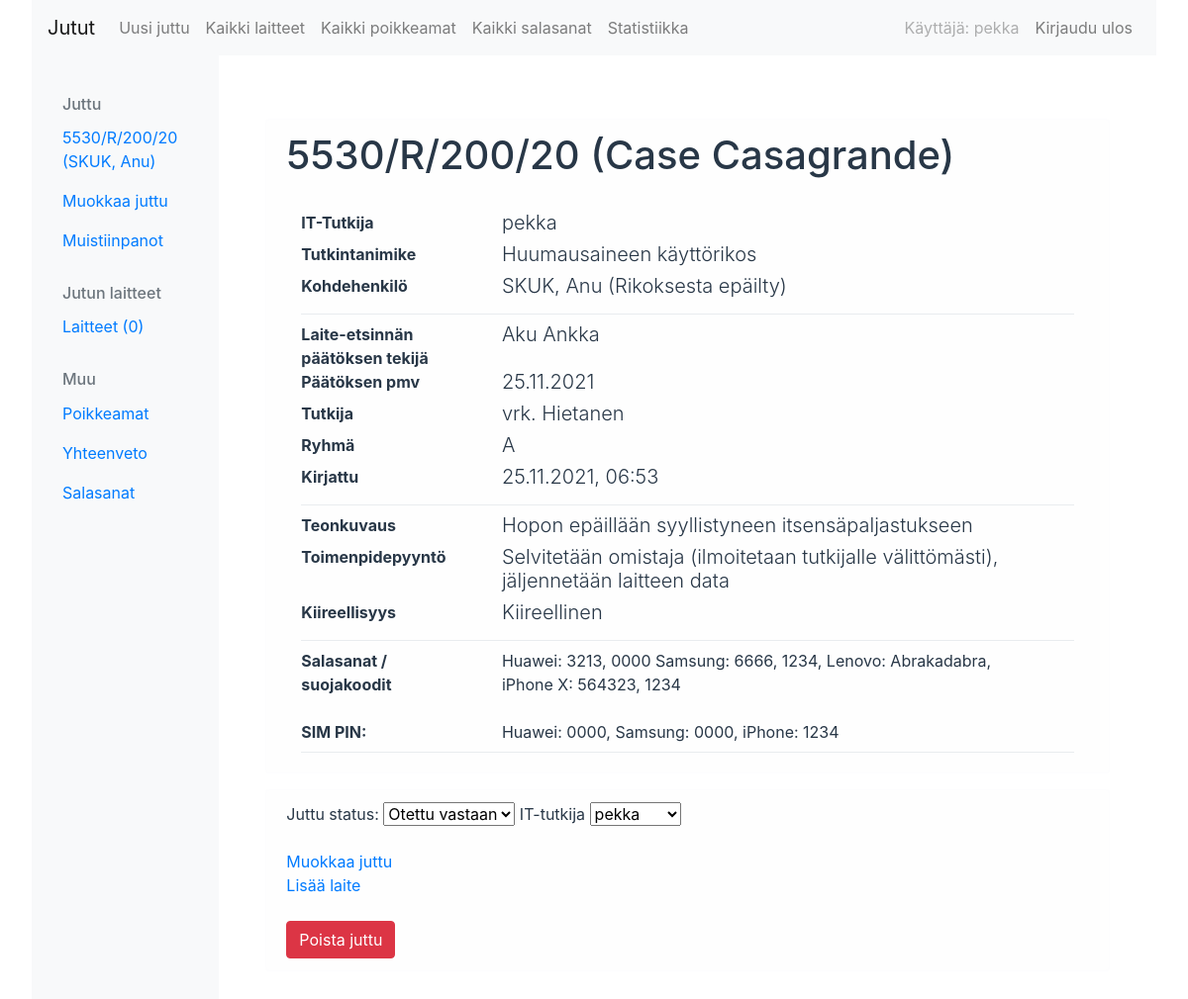
The page /juttu/1/ (signed in) on the database its author committed.
### juttu/models.py (models this page shows, shortened)
class Juttu(models.Model):
    KIIREELLISYYS_LUOKAT = (
        ('Kiireellinen','Kiireellinen'),
        ('Normaali', 'Normaali'),
    )
    ASIANOSAISUUS = (
        ('Asianomistaja', 'AO'),
        ('Rikoksesta epäilty', 'RE'),
        ('Todistaja', 'Todistaja'),
        ('Muu', 'Muu'),
    )
    juttunumero = models.CharField(max_length=512, blank=False, default="")
    case_nimi = models.CharField(max_length=512, blank=True, null=True)
    nimike = models.CharField(max_length=512, blank=False, null=False, default="") #List of all available crimes?
    tutkija = models.CharField(max_length=512, blank=False, default="")
    ryhma = models.ForeignKey("TutkintaRyhma", related_name="jutun_ryhma", on_delete=models.CASCADE, limit_choices_to={'on_aktiivinen':True})
    kiireellisyys = models.CharField(max_length=512, choices=KIIREELLISYYS_LUOKAT, default='Normaali')
    etunimi = models.CharField(max_length=512, blank=True)
    sukunimi = models.CharField(max_length=512, blank=True)
    user = models.ForeignKey(User, related_name="user_juttus", blank=True, null=True, on_delete=models.CASCADE) # = it-tutkija
    teon_kuvaus = models.CharField(max_length=512, blank=True)
    toimenpidepyynto = models.CharField(max_length=512, blank=True)
    salasana = models.CharField(max_length=512, blank=True) #Tästä oma taulu
    pin_koodi = models.CharField(max_length=512, blank=True)
    kirjauspvm = models.DateTimeField(blank=True, null=True, default=timezone.now)
    juttu_status = models.ForeignKey("JuttuStatus", related_name="jutun_status", on_delete=models.CASCADE, default=1, limit_choices_to={'on_aktiivinen':True})
    asianosaisuus = models.CharField(max_length=512, choices=ASIANOSAISUUS, default='Rikoksesta epäilty')
    paattaja = models.CharField(max_length=512, blank=False, null=True) #Laite-etsinnän päättäjä
    paatos_pvm = models.DateField(widgets.SelectDateWidget, default=timezone.now) #Päätöksen pvm
    def __str__(self):
        return f'{self.juttunumero} ({self.sukunimi.upper()}, {self.etunimi})'
    def get_kohdehenkilo(self):
        return f'{self.sukunimi.upper()}, {self.etunimi}'

class TutkintaRyhma(models.Model):
    tutkintaryhma = models.CharField(max_length=512, blank=True)
    on_aktiivinen = models.BooleanField(default=True)
    def __str__(self):
        return self.tutkintaryhma

### juttu/views.py (the view, shortened to what this page needs)
# urls.py: path('juttu/<int:pk>/', views.SingleJuttu.as_view(), name="single_juttu"), #SingleJuttu
class SingleJuttu(LoginRequiredMixin, generic.DetailView, ModelFormMixin):
    fields = ['juttu_status', 'user'] #what fields from the form we want to incorperate inside the view
    """ https://stackoverflow.com/questions/35028557/how-to-add-listview-to-generic-detailview-django/35031544 """
    """ https://stackoverflow.com/questions/21758731/how-can-i-get-pk-or-id-in-get-context-data-from-cvb """
    def get_context_data(self, **kwargs):
        context = super(SingleJuttu, self).get_context_data(**kwargs)
        context['laites'] = Laite.objects.filter(juttu_id=self.object.pk)
        context['mustiinpanot_list'] = Muistiinpanot.objects.filter(juttu_id=self.object.pk)
        context['poikkeamat_list'] = Poikkeamat.objects.filter(juttu_id=self.object.pk)
        return context
    def get_queryset(self):
        juttu_data = Juttu.objects.all()
        return juttu_data

### custom_context_processor.py (called while the page is built)
def year_renderer(request):
    return {
       'this_year': datetime.datetime.today().year,
    }

### juttu/models.py (called while the page is built)
    def __str__(self):
        return self.status

### laite/laite_context_processor.py (called while the page is built)
def laite_renderer(request):
    return { 'all_laites': Laite.objects.all()}

def laite_juttu_pk(request):
    return { 'laite_juttu_pk' : request.GET }

### juttu/templates/juttu/juttu_detail.html (shortened to what this page needs)
{% extends 'juttu/juttu_base.html' %}
{% load static %}
{% load bootstrap3 %}
{% block juttu_content %}
<div class="alert alert-light" role="alert">
      <h1>{{juttu.juttunumero}} {% if juttu.case_nimi %}({{juttu.case_nimi}}){% endif %}</h1>
    <div class="container-fluid">
        <br>
        <div class="row">
          <div class="col-sm-3"><strong>IT-Tutkija</strong></div>
          <div class="col-sm-8">      {% if juttu.user is None %}
            <h4 class='lead' style="color: red;">Jutulla ei IT-tutkijaa</h4>
            {% else %}
            <h4 class='lead'>{{juttu.user}}</h4>
            {% endif %}</div>
        </div>
        <div class="row">
          <div class="col-sm-3"><strong>Tutkintanimike</strong></div>
          <div class="col-sm-8"><h4 class='lead'>{{juttu.nimike}}</h4></div>
        </div>
        <div class="row">
          <div class="col-sm-3"><strong>Kohdehenkilö</strong></div>
          <div class="col-sm-8"><h4 class='lead'>{{juttu.get_kohdehenkilo}} ({{juttu.asianosaisuus}})</h4></div>
        </div>
        <div class="dropdown-divider"></div>
        <div class="row">
          <div class="col-sm-3"><strong>Laite-etsinnän päätöksen tekijä</strong></div>
          <div class="col-sm-8"><h4 class='lead'>{{juttu.paattaja}}</h4></div>
        </div>
        <div class="row">
          <div class="col-sm-3"><strong>Päätöksen pmv</strong></div>
          <div class="col-sm-8"><h4 class='lead'>{{juttu.paatos_pvm|date:" d.m.Y"}}</h4></div>
        </div>
        <div class="row">
          <div class="col-sm-3"><strong>Tutkija</strong></div>
          <div class="col-sm-8"><h4 class='lead'>{{juttu.tutkija}}</h4></div>
        </div>
        <div class="row">
          <div class="col-sm-3"><strong>Ryhmä</strong></div>
          <div class="col-sm-8"><h4 class='lead'>{{juttu.ryhma}}</h4></div>
        </div>
        <div class="row">
          <div class="col-sm-3"><strong>Kirjattu</strong></div>
          <div class="col-sm-8"><h4 class='lead'>{{juttu.kirjauspvm|date:" d.m.Y, H:i "}}</h4></div>
        </div>
        <div class="dropdown-divider"></div>
        <div class="row">
          <div class="col-sm-3"><strong>Teonkuvaus</strong></div>
          <div class="col-8"><h4 class='lead'>{{ juttu.teon_kuvaus }}</h4></div>
        </div>
        <div class="row">
          <div class="col-sm-3"><strong>Toimenpidepyyntö</strong></div>
          <div class="col-sm-8"><h4 class='lead'>{{juttu.toimenpidepyynto}}</h4></div>
        </div>
        <div class="row">
          <div class="col-sm-3"><strong>Kiireellisyys</strong></div>
          <div class="col-sm-8"><h4 class='lead'>{{ juttu.kiireellisyys }}</h4></div>
        </div>
        <div class="dropdown-divider"></div>
        <div class="row">
          <div class="col-sm-3"><strong>Salasanat / suojakoodit</strong></div>
          <div class="col-sm-8">{{juttu.salasana}}</div>
        </div>
        <br>
        <div class="row">
          <div class="col-sm-3"><strong>SIM PIN:</strong></div>
          <div class="col-sm-8">{{juttu.pin_koodi}}</div>
        </div>
        <div class="dropdown-divider"></div>
      </div>
    </div>
    <div class="alert alert-light" role="alert">
      <form method="POST" action="">
        <div class='form-group'>
          {{form.juttu_status.label_tag }} {{ form.juttu_status }}
          <label for="id_user">IT-tutkija</label> {{ form.user }}
        </div>
      </form>
      <a href="{% url 'juttu:muokkaa_juttu' pk=juttu.pk %}">Muokkaa juttu</a>
      <br>
      <a href="{% url 'laite:uusi_laite_pk' pk=juttu.id %}">Lisää laite</a>
      <br>
      <br>
      <a href="{% url 'juttu:delete' pk=juttu.pk %}" title="poista" class="btn btn-danger">
        <span class="">Poista juttu</span>
      </a>
    </div>
  </div>
{% endblock juttu_content %}

### juttu/templates/juttu/juttu_base.html (shortened to what this page needs)
{% extends 'base.html' %}
{% block content %}
<div class="container-fluid">
  <div class="row">
    <nav class="col-md-2 d-none d-md-block bg-light sidebar">
      <div class="sidebar-sticky pt-3">
        {% if juttu %}
            <h6 class="sidebar-heading d-flex justify-content-between align-items-center px-3 mt-4 mb-1 text-muted">
                <span>Juttu</span>
            </h6>
            <ul class="nav flex-column">
              <li class="nav-item">
                <a class="nav-link active" href="{% url 'juttu:single_juttu' pk=juttu.pk %}">
                  {{ juttu }} <span class="sr-only">(current)</span>
                </a>
              </li>
              <li class="nav-item">
                <a class="nav-link" href="{% url 'juttu:muokkaa_juttu' pk=juttu.pk %}">
                  Muokkaa juttu
                </a>
              </li>
              <li class="nav-item">
                <a class="nav-link" href="{% url 'juttu:juttu_muistiinpano' pk=juttu.pk %}">
                {% if mustiinpanot_list.count > 0 %}
                  <strong>Muistiinpanot *</strong>
                {% elif mustiinpanot_list_in_laitteet.count > 0 %}
                    <strong>Muistiinpanot *</strong>
                {% else %}
                  <span>Muistiinpanot</span>
                {% endif %}
                </a>
              </li>
            </ul>
            <h6 class="sidebar-heading d-flex justify-content-between align-items-center px-3 mt-4 mb-1 text-muted">
              <span>Jutun laitteet</span>
            </h6>
            <ul class="nav flex-column mb-2">
              <li class="nav-item">
                <a class="nav-link" href="{% url 'juttu:jutun_laitteet' pk=juttu.pk %}">
                  Laitteet ({{ laites.count }})
                </a>
              </li>
            <h6 class="sidebar-heading d-flex justify-content-between align-items-center px-3 mt-4 mb-1 text-muted">
              <span>Muu</span>
            </h6>
            <ul class="nav flex-column mb-2">
              <li class="nav-item">
                <a class="nav-link" href="{% url 'juttu:juttu_poikkeamat' pk=juttu.pk%}">
                {% if poikkeamat_list.count > 0 %}
                  <strong>Poikkeamat *</strong>
                {% elif poikkeamat_list_in_laitteet.count > 0 %}
                    <strong>Poikkeamat *</strong>
                {% else %}
                  <span>Poikkeamat</span>
                {% endif %}
                </a>
              </li>
              <li>
                <a class="nav-link" href="{% url 'juttu:jutun_yhteenveto' pk=juttu.pk %}">Yhteenveto</a>
              </li>
              <li>
                <a class="nav-link" href="{% url 'juttu:jutun_salasanat' pk=juttu.pk %}">Salasanat</a>
              </li>
            {% endif %}
            </ul>
          </div>
        </nav>
    {% if juttu.juttu_status == "Valmis" %}
        <div class="jumbotron" style="background-color:lightgreen">
        {% elif juttu.juttu_status == "Odottaa" %}
        <div class="jumbotron" style="background-color:lightyellow">
        {% else %}
        <div class="jumbotron" style="background-color:white;">
    {% endif %}
        <div class='container-fluid'>
            {% block juttu_content %}
            {% endblock juttu_content %}
        </div>
    </div>
{% endblock content %}

### templates/base.html (shortened to what this page needs)
<!DOCTYPE html>
{% load static %}
{% load my_tags %}
<html lang="en">
<head>
    <link rel="stylesheet" href="{% static 'css/bootstrap.min.css' %}">
    <link rel="stylesheet" href="{% static 'css/kirjuri.css' %}">
</head>
<body>
    <div class="base-container">
    {% if user.is_authenticated %}
    <nav class="navbar navbar-expand-lg navbar-light bg-light sticky-top">
            <a class="navbar-brand" href="{% url 'juttu:juttu_list' %}">Jutut</a>
            <div class="collapse navbar-collapse" id="navbarNav">
                <ul class="navbar-nav">
                    <li>
                        <a class="nav-item nav-link" href="{% url 'juttu:uusi_juttu' %}">Uusi juttu</a>
                    </li>
                    <li>
                        <a class="nav-item nav-link" href="{% url 'laite:laite_list' %}">Kaikki laitteet <span class="sr-only">(current)</span></a>
                    </li>
                    <li>
                        <a class="nav-item nav-link" href="{% url 'juttu:poikkeamat_list' %}">Kaikki poikkeamat <span class="sr-only">(current)</span></a>
                    </li>
                    <li>
                        <a class="nav-item nav-link" href="{% url 'kaikki_salasanat' %}">Kaikki salasanat <span class="sr-only">(current)</span></a>
                    </li>
                    <li>
                        <a class="nav-item nav-link" href="{% url 'statistiikka' year=this_year %}">Statistiikka <span class="sr-only">(current)</span></a>
                    </li>
                </ul>
            </div>
            <div class="navbar-collapse">
                <ul class="navbar-nav ml-auto">
                    <li class="nav-item">
                        <a class="nav-item nav-link disabled" href="">{% if user.is_authenticated %}Käyttäjä: {{ user.username }} {% else %}Vieras{% endif %} </a>
                </li>
                <li class="nav-item">
                    {% if user.is_authenticated %}
                    <a class="nav-item nav-link" href="{% url 'accounts:logout' %}">Kirjaudu ulos</a>
                    {% else %}
                    <a class="nav-item nav-link" href="{% url 'accounts:login' %}">Kirjaudu sisään</a>
                    {% endif %}
                </li>
            </ul>
        </div>
    </nav>
    {% endif %}
    {% block content %}
    {% endblock content %}
</div>
</body>
</html>

### static/css/kirjuri.css (style rules this page uses)
.jumbotron { margin-top: 0em; width: 83.3%; align-items: stretch; display: flex; }
.btn { margin-right: 0.5em; }
.base-container { margin-right: 2em; margin-left: 2em; min-width: 90%; }
.alert-light { color: #283747; }

### rows shown on the page
Juttu: juttunumero+sukunimi+etunimi "5530/R/200/20 (SKUK, Anu)", juttunumero "5530/R/200/20", case_nimi "Case Casagrande", user "pekka", nimike "Huumausaineen käyttörikos", get_kohdehenkilo "SKUK, Anu", asianosaisuus "Rikoksesta epäilty", paattaja "Aku Ankka", paatos_pvm "25.11.2021", tutkija "vrk. Hietanen", ryhma "A", kirjauspvm "25.11.2021, 06:53", teon_kuvaus "Hopon epäillään syyllistyneen itsensäpaljastukseen", toimenpidepyynto "Selvitetään omistaja (ilmoitetaan tutkijalle välittömästi), jäljennetään laitteen data", kiireellisyys "Kiireellinen", salasana "Huawei: 3213, 0000 Samsung: 6666, 1234, Lenovo: Abrakadabra, iPhone X: 564323, 1234", pin_koodi "Huawei: 0000, Samsung: 0000, iPhone: 1234", juttu_status "Otettu vastaan"

### other values the page prints
{{ user.username }} "pekka"
{{ laites.count }} "0"
